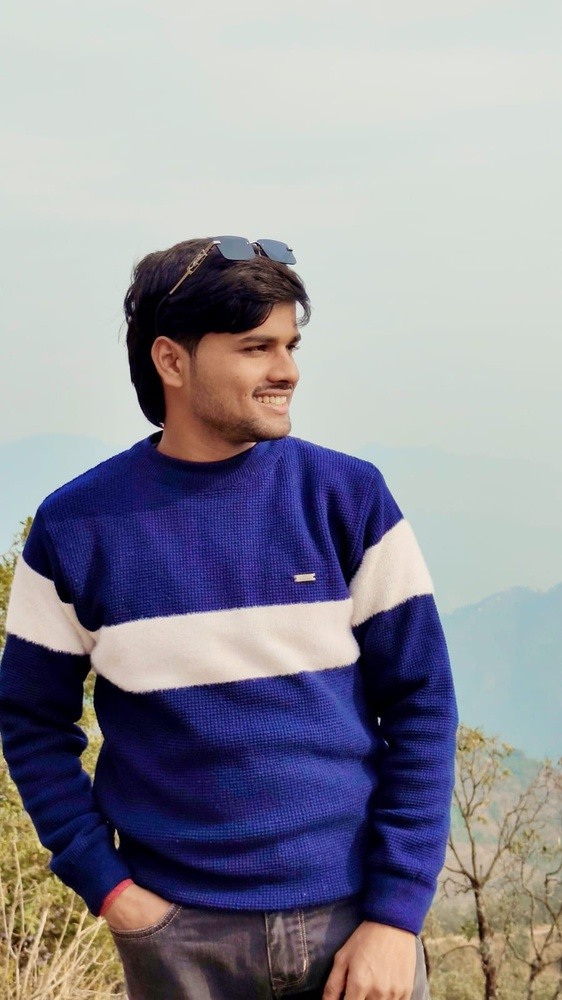
#> input picture input.jpg, 562 x 1000 px, shrunk from 899 x 1599 before the run, found by its file name
$ python Q1.PY
#> lines starting #> are read from the running program, lines starting #| are printed output that depends on the picture
# image_professional.py

import cv2
import logging
from pathlib import Path


class ImageProcessor:
    """
    Professional Image Processing Pipeline:
    - Read image
    - Convert to grayscale
    - Display results
    """

    def __init__(self, image_path: str):
        self.image_path = Path("D:\python labsheet\Case Study Image Processing Application\\input.jpg")
        self.image = None
        self.gray_image = None

        # Setup logging
        logging.basicConfig(level=logging.INFO, format="%(levelname)s: %(message)s")

    def load_image(self) -> None:
        """Load image from disk"""
        if not self.image_path.exists():
            logging.error(f"Image not found: {self.image_path}")
            raise FileNotFoundError("Invalid image path")

        self.image = cv2.imread(str(self.image_path))
#> self.image is the input picture: shape (1000, 562, 3); mean B, G, R 152.1, 142, 143.1

        if self.image is None:
            raise ValueError("Failed to read image")

        logging.info("Image loaded successfully")

    def convert_to_grayscale(self) -> None:
        """Convert loaded image to grayscale"""
        if self.image is None:
            raise RuntimeError("Image not loaded")

        self.gray_image = cv2.cvtColor(self.image, cv2.COLOR_BGR2GRAY)
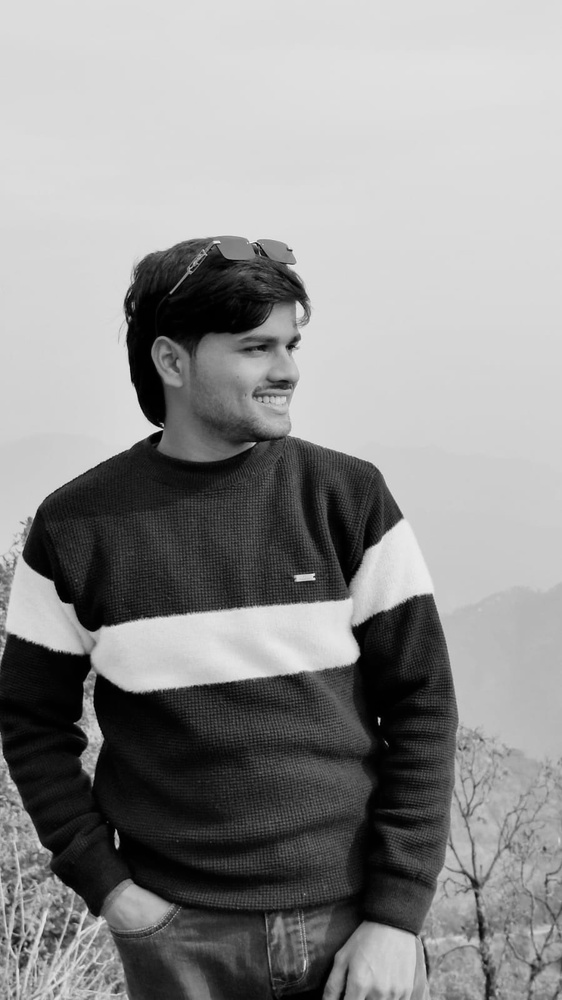
#> self.gray_image: shape (1000, 562); min 0, max 248, mean 143.5
        logging.info("Converted to grayscale")

    def display_images(self) -> None:
        """Display original and grayscale images"""
        cv2.imshow("Original Image", self.image)
        cv2.imshow("Grayscale Image", self.gray_image)

        logging.info("Press any key to close windows")
        cv2.waitKey(0)
        cv2.destroyAllWindows()

    def run(self) -> None:
        """Execute full pipeline"""
        self.load_image()
        self.convert_to_grayscale()
        self.display_images()


if __name__ == "__main__":
    # Change path as needed
    processor = ImageProcessor("input.jpg")
    processor.run()
